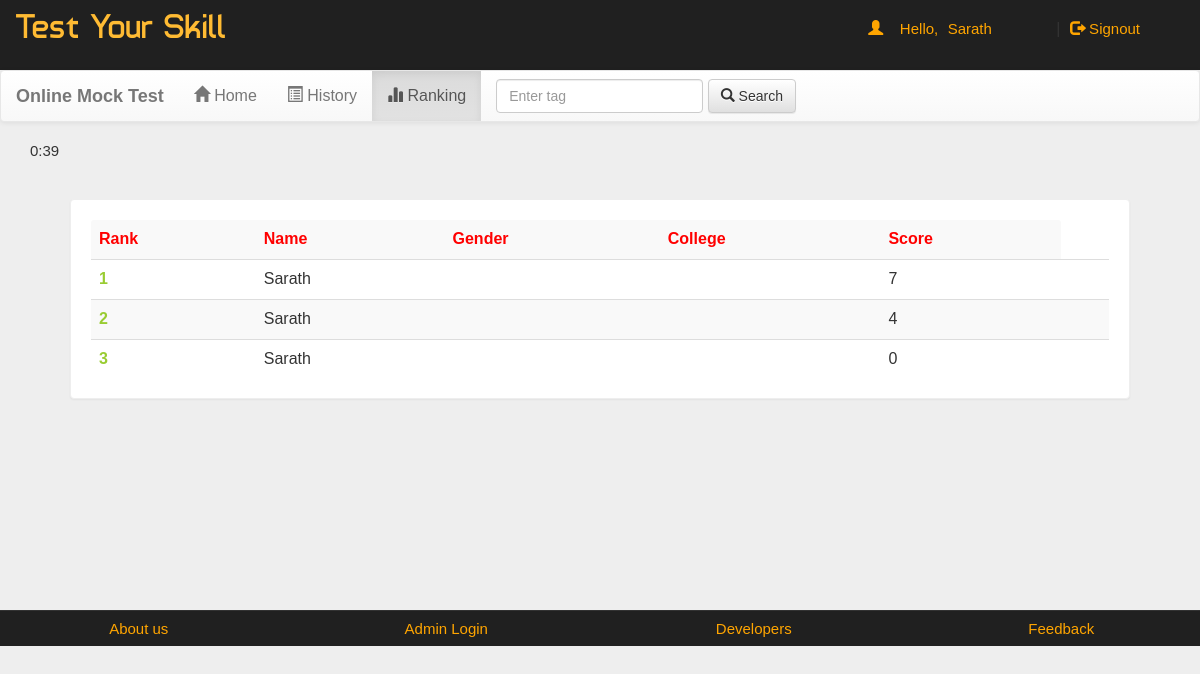
The app's page /account.php?q=3 (signed in), older data.
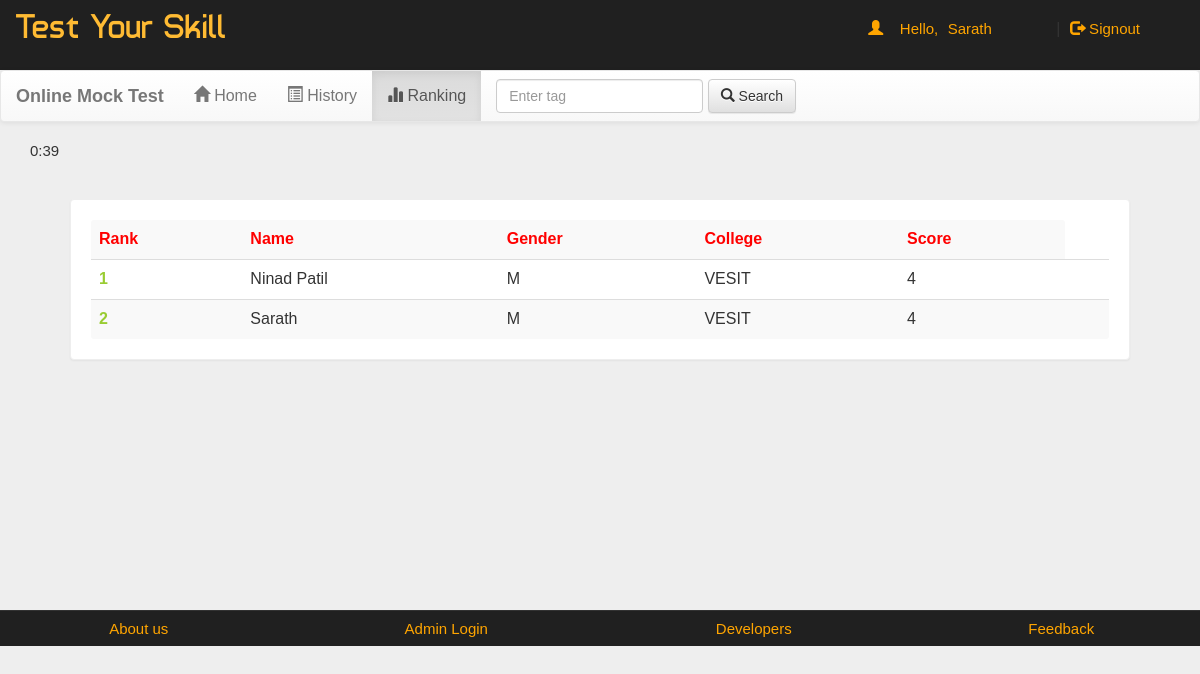
The same page, newer data.
### tables this page shows
CREATE TABLE `rank` (
  `email` varchar(50) NOT NULL,
  `score` int(11) NOT NULL,
  `time` timestamp NOT NULL DEFAULT current_timestamp() ON UPDATE current_timestamp()
);

CREATE TABLE `user` (
  `name` varchar(50) NOT NULL,
  `gender` varchar(5) NOT NULL,
  `college` varchar(100) NOT NULL,
  `email` varchar(50) NOT NULL,
  `mob` bigint(20) NOT NULL,
  `password` varchar(50) NOT NULL
);

### account.php (the view, shortened to what this page needs)
<html>
<head>
<link  rel="stylesheet" href="css/bootstrap.min.css"/>
 <link  rel="stylesheet" href="css/bootstrap-theme.min.css"/>
 <link rel="stylesheet" href="css/main.css">
 <link  rel="stylesheet" href="css/font.css">
</head>
<body>
<div class="header">
<div class="row">
<div class="col-lg-6">
<span class="logo">Test Your Skill</span></div>
<div class="col-md-4 col-md-offset-2">
 <?php
 include_once 'dbConnection.php';
  if(!(isset($_SESSION['email']))){
header("location:index.php");
}
else
{
$name = $_SESSION['name'];
echo '<span class="pull-right top title1" ><span class="log1"><span class="glyphicon glyphicon-user" aria-hidden="true"></span>&nbsp;&nbsp;&nbsp;&nbsp;Hello,</span> <a href="account.php?q=1" class="log log1">'.$name.'</a>&nbsp;|&nbsp;<a href="logout.php?q=account.php" class="log"><span class="glyphicon glyphicon-log-out" aria-hidden="true"></span>&nbsp;Signout</button></a></span>';
}?>
</div>
</div></div>
<div class="bg">
<nav class="navbar navbar-default title1">
  <div class="container-fluid">
    <div class="navbar-header">
      <a class="navbar-brand" href="#"><b>Online Mock Test</b></a>
    </div>
    <div class="collapse navbar-collapse" id="bs-example-navbar-collapse-1">
      <ul class="nav navbar-nav">
        <li <?php if(@$_GET['q']==1) echo'class="active"'; ?> ><a href="account.php?q=1"><span class="glyphicon glyphicon-home" aria-hidden="true"></span>&nbsp;Home<span class="sr-only">(current)</span></a></li>
        <li <?php if(@$_GET['q']==2) echo'class="active"'; ?>><a href="account.php?q=2"><span class="glyphicon glyphicon-list-alt" aria-hidden="true"></span>&nbsp;History</a></li>
		<li <?php if(@$_GET['q']==3) echo'class="active"'; ?>><a href="account.php?q=3"><span class="glyphicon glyphicon-stats" aria-hidden="true"></span>&nbsp;Ranking</a></li></ul>
            <form class="navbar-form navbar-left" role="search">
        <div class="form-group">
          <input type="text" class="form-control" placeholder="Enter tag ">
        </div>
        <button type="submit" class="btn btn-default"><span class="glyphicon glyphicon-search" aria-hidden="true"></span>&nbsp;Search</button>
      </form>
      </div>
  </div>
</nav>
<div class="container">
<div class="row">
<div class="col-md-12">
<span id="countdown" class="timer"></span>
<?php
if(@$_GET['q']== 3)
{
$q=mysqli_query($con,"SELECT * FROM rank  ORDER BY score DESC " )or die('Error223');
echo  '<div class="panel title">
<table class="table table-striped title1" >
<tr style="color:red"><td><b>Rank</b></td><td><b>Name</b></td><td><b>Gender</b></td><td><b>College</b></td><td><b>Score</b></td></tr>';
$c=0;
while($row=mysqli_fetch_array($q) )
{
$e=$row['email'];
$s=$row['score'];
$q12=mysqli_query($con,"SELECT * FROM user WHERE email='$e' " )or die('Error231');
while($row=mysqli_fetch_array($q12) )
{
$name=$row['name'];
$gender=$row['gender'];
$college=$row['college'];
}
$c++;
echo '<tr><td style="color:#99cc32"><b>'.$c.'</b></td><td>'.$name.'</td><td>'.$gender.'</td><td>'.$college.'</td><td>'.$s.'</td><td>';
}
echo '</table></div>';}
?>
</div></div></div></div>
<div class="row footer">
<div class="col-md-3 box">
<a href="https://teamcapture3.github.io/" target="_blank">About us</a>
</div>
<div class="col-md-3 box">
<a href="#" data-toggle="modal" data-target="#login">Admin Login</a></div>
<div class="col-md-3 box">
<a href="#" data-toggle="modal" data-target="#developers">Developers</a>
</div>
<div class="col-md-3 box">
<a href="feedback.php" target="_blank">Feedback</a></div></div>
</body>
</html>

Row changes from the older to the newer data that the page shows:
removed rank: score "7"
removed rank: score "4"
removed rank: score "0"
added rank: user.name "Ninad Patil", user.gender "M", user.college "VESIT", score "4"
added rank: user.name "Sarath", user.gender "M", user.college "VESIT", score "4"
